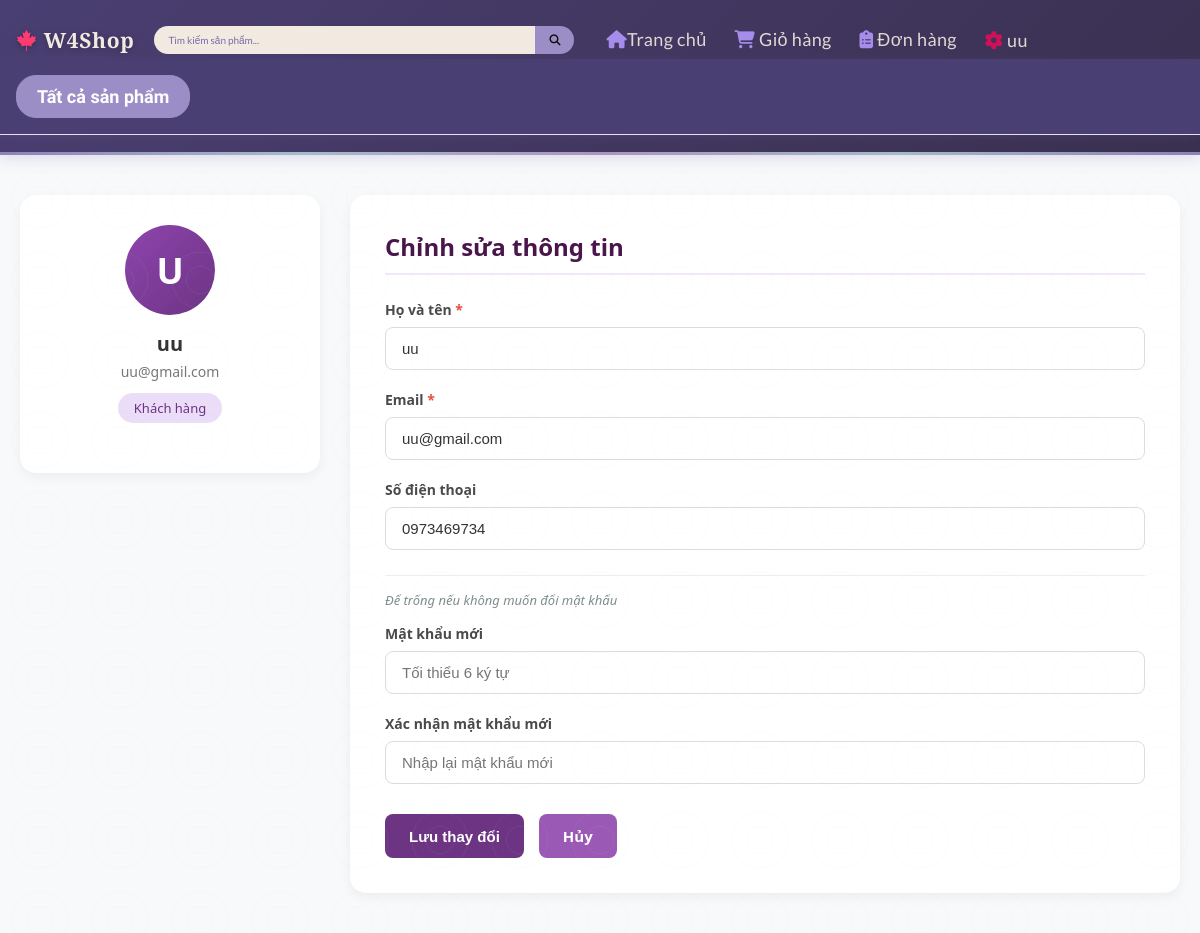
The app's page /profile/edit (signed in), older data.
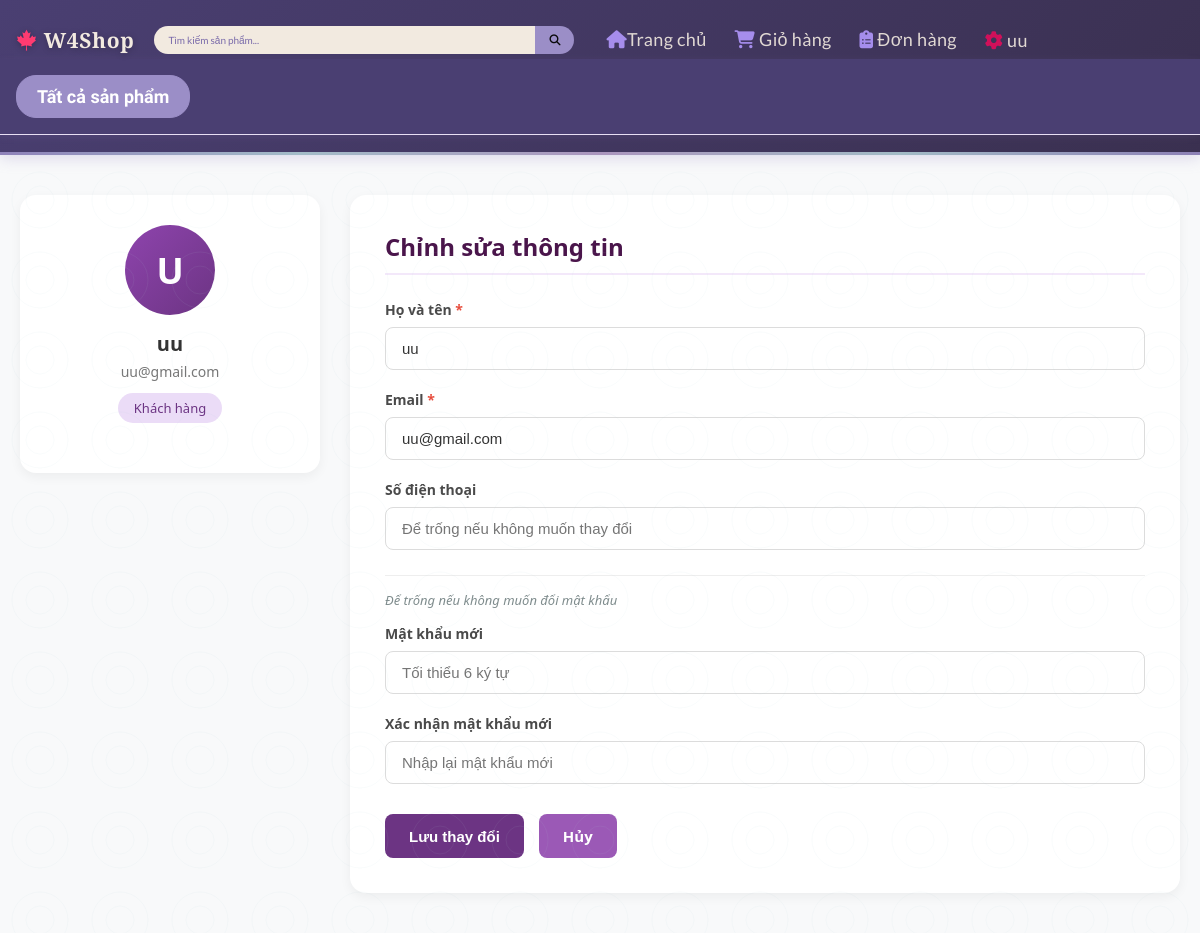
The same page, newer data.
### tables this page shows
CREATE TABLE `users` (
  `user_id` int(11) NOT NULL,
  `full_name` varchar(100) NOT NULL,
  `email` varchar(150) NOT NULL,
  `password_hash` varchar(255) NOT NULL,
  `phone` varchar(20) DEFAULT NULL,
  `role` enum('customer','admin') NOT NULL DEFAULT 'customer',
  `created_at` datetime NOT NULL DEFAULT current_timestamp()
);

### app/views/profile/edit.php (the view, shortened to what the changed rows need)
<?php
include dirname(__DIR__) . '/layouts/header.php';
?>
<link rel="stylesheet" href="/WEB_GR4/public/assets/css/user/profileEdit.css">
<div class="profile-page">
    <div class="profile-container">
        <div class="profile-grid">
            <div class="profile-card profile-sidebar">
                <div class="profile-avatar">
                    <?= strtoupper(substr($user['full_name'], 0, 1)) ?>
                </div>
                <div class="profile-name"><?= htmlspecialchars($user['full_name']) ?></div>
                <div class="profile-email"><?= htmlspecialchars($user['email']) ?></div>
                <div class="profile-role-wrap">
                    <span class="profile-role profile-role--<?= $user['role'] ?>">
                        <?= $user['role'] === 'admin' ? 'Quản trị viên' : 'Khách hàng' ?>
                    </span>
                </div>
            </div>
            <div class="profile-content">
                <div class="profile-section">
                    <div class="profile-section-header">
                        <h2 class="profile-section-title">Chỉnh sửa thông tin</h2>
                    </div>
                    <div class="profile-section-body">
                        <form method="POST" action="/WEB_GR4/profile/update">
                            <div class="form-group">
                                <label for="full_name">Họ và tên <span class="required">*</span></label>
                                <input type="text" id="full_name" name="full_name"
                                       value="<?= htmlspecialchars($user['full_name']) ?>"
                                       required maxlength="100">
                            </div>
                            <div class="form-group">
                                <label for="email">Email <span class="required">*</span></label>
                                <input type="email" id="email" name="email"
                                       value="<?= htmlspecialchars($user['email']) ?>"
                                       required maxlength="150">
                            </div>
                            <div class="form-group">
                                <label for="phone">Số điện thoại</label>
                                <input type="tel" id="phone" name="phone"
                                       value="<?= htmlspecialchars($user['phone'] ?? '') ?>"
                                       maxlength="20" placeholder="Để trống nếu không muốn thay đổi">
                            </div>
                            <hr class="form-divider">
                            <p class="form-note">Để trống nếu không muốn đổi mật khẩu</p>
                            <div class="form-group">
                                <label for="password">Mật khẩu mới</label>
                                <input type="password" id="password" name="password"
                                       minlength="6" autocomplete="new-password"
                                       placeholder="Tối thiểu 6 ký tự">
                            </div>
                            <div class="form-group">
                                <label for="confirm_password">Xác nhận mật khẩu mới</label>
                                <input type="password" id="confirm_password" name="confirm_password"
                                       autocomplete="new-password"
                                       placeholder="Nhập lại mật khẩu mới">
                            </div>
                            <div class="form-actions">
                                <button type="submit" class="profile-btn profile-btn--primary">Lưu thay đổi</button>
                                <a href="/WEB_GR4/profile" class="profile-btn profile-btn--secondary">Hủy</a>
                            </div>
                        </form>
                    </div>
                </div>
            </div>
        </div>
    </div>
</div>

### core/Router.php (shortened to what the changed rows need)
<?php
class Router {
    private $routes = [];
    public function get($path, $controller, $method) {
        $this->routes[] = ['path' => $path, 'controller' => $controller, 'method' => $method, 'httpMethod' => 'GET'];
    }
    public function post($path, $controller, $method) {
        $this->routes[] = ['path' => $path, 'controller' => $controller, 'method' => $method, 'httpMethod' => 'POST'];
    }
    public function dispatch() {
        $url = parse_url($_SERVER['REQUEST_URI'], PHP_URL_PATH);
        $base = '/WEB_GR4';
        if (strpos($url, $base) === 0) {
            $url = substr($url, strlen($base));
        }
        $httpMethod = $_SERVER['REQUEST_METHOD'];
        foreach ($this->routes as $route) {
            if ($route['httpMethod'] === $httpMethod && $this->match($route['path'], $url, $params)) {
                $ctrl = new $route['controller']();
                call_user_func_array([$ctrl, $route['method']], $params);
                return;
            }
        }
    }
    private function match($routePath, $url, &$params) {
        $pattern = preg_replace('/\{(\w+)\}/', '([^/]+)', $routePath);
        $pattern = '#^' . $pattern . '$#';
        if (preg_match($pattern, $url, $matches)) {
            return true;
        }
        return false;
    }
}
?>

### app/views/layouts/header.php (shortened to what the changed rows need)
<!DOCTYPE html>
<html lang="vi">
<head>
    <link rel="stylesheet" href="/WEB_GR4/public/assets/css/user/style.css">
    <link rel="stylesheet" href="/WEB_GR4/public/assets/css/user/style_product.css">
    <link rel="stylesheet" href="https://cdnjs.cloudflare.com/ajax/libs/font-awesome/6.5.2/css/all.min.css">
</head>
<body>
<header class="navbar" id="navbar">
    <div class="container nav-inner">
        <a href="/WEB_GR4/" class="logo"><i class="fa-brands fa-canadian-maple-leaf" style="color: rgb(255, 59, 113);"></i> W4Shop</a>
        <div class="search-wrap">
            <input type="text" id="searchInput" placeholder="Tìm kiếm sản phẩm..." autocomplete="off">
            <button onclick="doSearch()"><i class="fa-solid fa-magnifying-glass" style="color: rgb(9, 9, 9);"></i></button>
        </div>
        <nav class="nav-container" id="navContainer">
            <ul class="nav-links">
                <li><a href="/WEB_GR4/"><i class="fas fa-home" style="color: rgb(177, 151, 252);"></i>Trang chủ</a></li>
                <li class="cart-link"><a href="/WEB_GR4/cart"><i class="fas fa-shopping-cart" style="color: rgb(177, 151, 252);"></i> Giỏ hàng</a></li>
                <li class="order-link"><a href="/WEB_GR4/orders"> <i class="fa-solid fa-clipboard-list" style="color: rgb(177, 151, 252);"></i> Đơn hàng</a></li>
                <?php if (isset($_SESSION['user_id']) && ($_SESSION['role'] ?? '') !== 'admin'): ?>
                    <li>
                        <a href="/WEB_GR4/profile"><i class="fa-solid fa-gear" style="color: rgb(226, 13, 91);"></i>
                        <?php echo htmlspecialchars($_SESSION['full_name']); ?>
                        </a>
                    </li>
                    <?php else: ?>
                    <li><a href="/WEB_GR4/login" class ="btn-logout-pill">
                        <i class="fa-solid fa-user" style="color: rgb(177, 151, 252);"></i> Đăng nhập
                    </a></li>
                <?php endif; ?>
            </ul>
        </nav>
    </div>
    <div class="categories-bar">
    <div class="container">
        <div class="categories-list" id="idcategoriesList">
            <a href="/WEB_GR4/products" class="category-link all-products">Tất cả sản phẩm</a>
        </div>
    </div>
</div>
</header>

Row changes from the older to the newer data that the page shows:
changed users "uu": phone "0973469734" → (not shown)
